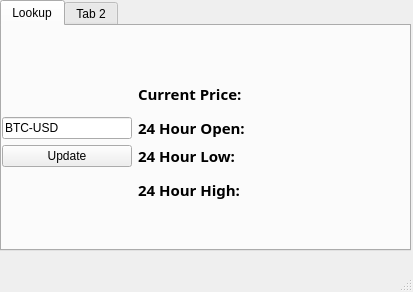
<?xml version="1.0" encoding="UTF-8"?>
<ui version="4.0">
 <class>Crypto</class>
 <widget class="QMainWindow" name="Crypto">
  <property name="geometry">
   <rect>
    <x>0</x>
    <y>0</y>
    <width>413</width>
    <height>292</height>
   </rect>
  </property>
  <property name="minimumSize">
   <size>
    <width>413</width>
    <height>292</height>
   </size>
  </property>
  <property name="maximumSize">
   <size>
    <width>413</width>
    <height>292</height>
   </size>
  </property>
  <property name="windowTitle">
   <string>Crypto</string>
  </property>
  <property name="tabShape">
   <enum>QTabWidget::Rounded</enum>
  </property>
  <widget class="QWidget" name="centralwidget">
   <widget class="QTabWidget" name="tabWidget">
    <property name="geometry">
     <rect>
      <x>0</x>
      <y>0</y>
      <width>411</width>
      <height>251</height>
     </rect>
    </property>
    <property name="currentIndex">
     <number>0</number>
    </property>
    <widget class="QWidget" name="tab">
     <attribute name="title">
      <string>Lookup</string>
     </attribute>
     <widget class="QWidget" name="gridLayoutWidget">
      <property name="geometry">
       <rect>
        <x>0</x>
        <y>50</y>
        <width>401</width>
        <height>131</height>
       </rect>
      </property>
      <layout class="QGridLayout" name="gridLayout">
       <item row="2" column="0">
        <widget class="QPushButton" name="pushButtonUpdate">
         <property name="text">
          <string>Update</string>
         </property>
        </widget>
       </item>
       <item row="1" column="0">
        <widget class="QLineEdit" name="lineEditPairEntry">
         <property name="sizePolicy">
          <sizepolicy hsizetype="Preferred" vsizetype="Fixed">
           <horstretch>0</horstretch>
           <verstretch>0</verstretch>
          </sizepolicy>
         </property>
         <property name="text">
          <string>BTC-USD</string>
         </property>
        </widget>
       </item>
       <item row="2" column="2">
        <widget class="QLabel" name="labelLow">
         <property name="font">
          <font>
           <family>8514oem</family>
          </font>
         </property>
         <property name="text">
          <string/>
         </property>
        </widget>
       </item>
       <item row="2" column="1">
        <widget class="QLabel" name="label_4">
         <property name="font">
          <font>
           <family>Ebrima</family>
           <pointsize>11</pointsize>
           <weight>75</weight>
           <bold>true</bold>
          </font>
         </property>
         <property name="layoutDirection">
          <enum>Qt::LeftToRight</enum>
         </property>
         <property name="text">
          <string>24 Hour Low:</string>
         </property>
        </widget>
       </item>
       <item row="3" column="1">
        <widget class="QLabel" name="label_3">
         <property name="font">
          <font>
           <family>Ebrima</family>
           <pointsize>11</pointsize>
           <weight>75</weight>
           <bold>true</bold>
          </font>
         </property>
         <property name="layoutDirection">
          <enum>Qt::LeftToRight</enum>
         </property>
         <property name="text">
          <string>24 Hour High:</string>
         </property>
        </widget>
       </item>
       <item row="3" column="2">
        <widget class="QLabel" name="labelHigh">
         <property name="font">
          <font>
           <family>8514oem</family>
          </font>
         </property>
         <property name="text">
          <string/>
         </property>
        </widget>
       </item>
       <item row="3" column="0">
        <widget class="QLabel" name="labelMessage">
         <property name="text">
          <string/>
         </property>
         <property name="alignment">
          <set>Qt::AlignCenter</set>
         </property>
        </widget>
       </item>
       <item row="0" column="1">
        <widget class="QLabel" name="label_2">
         <property name="font">
          <font>
           <family>Ebrima</family>
           <pointsize>11</pointsize>
           <weight>75</weight>
           <bold>true</bold>
          </font>
         </property>
         <property name="layoutDirection">
          <enum>Qt::LeftToRight</enum>
         </property>
         <property name="text">
          <string>Current Price:</string>
         </property>
        </widget>
       </item>
       <item row="1" column="2">
        <widget class="QLabel" name="labelOpen">
         <property name="font">
          <font>
           <family>8514oem</family>
           <pointsize>12</pointsize>
          </font>
         </property>
         <property name="text">
          <string/>
         </property>
        </widget>
       </item>
       <item row="0" column="2">
        <widget class="QLabel" name="labelCurrent">
         <property name="font">
          <font>
           <family>8514oem</family>
          </font>
         </property>
         <property name="text">
          <string/>
         </property>
        </widget>
       </item>
       <item row="1" column="1">
        <widget class="QLabel" name="label">
         <property name="font">
          <font>
           <family>Ebrima</family>
           <pointsize>11</pointsize>
           <weight>75</weight>
           <bold>true</bold>
          </font>
         </property>
         <property name="layoutDirection">
          <enum>Qt::LeftToRight</enum>
         </property>
         <property name="text">
          <string>24 Hour Open:</string>
         </property>
        </widget>
       </item>
      </layout>
     </widget>
    </widget>
    <widget class="QWidget" name="tab_2">
     <attribute name="title">
      <string>Tab 2</string>
     </attribute>
    </widget>
   </widget>
  </widget>
  <widget class="QStatusBar" name="statusbar"/>
  <widget class="QMenuBar" name="menubar">
   <property name="geometry">
    <rect>
     <x>0</x>
     <y>0</y>
     <width>413</width>
     <height>21</height>
    </rect>
   </property>
  </widget>
 </widget>
 <resources/>
 <connections/>
</ui>
